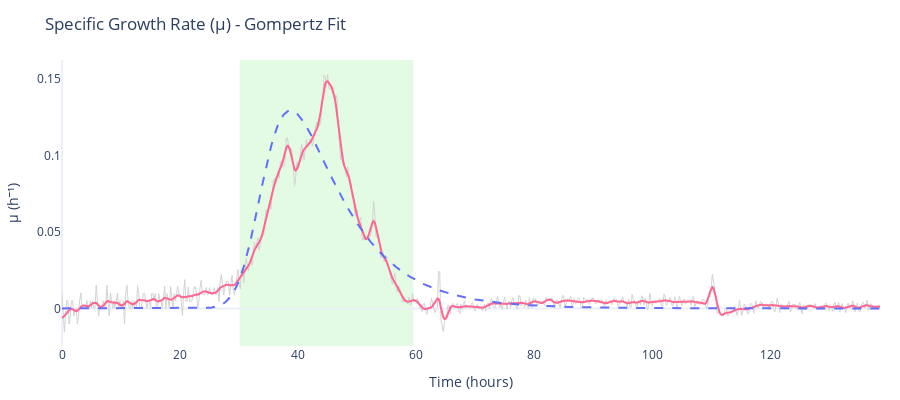

Notebook code for this chart:
### Markdown cell above
## Visualizing Instantaneous Growth Rates

The `plot_derivative_metric()` function lets you visualize how growth rate changes over time. This is useful for understanding growth dynamics and validating phase boundary detection.

### Two Metrics Available

1. **Specific Growth Rate (μ)**: `metric="mu"`
   - Defined as μ = (1/N) × dN/dt
   - Represents growth rate normalized by population size
   - Units: hour⁻¹ (for time in hours)
   - **This is the metric used to determine exponential phase boundaries**

2. **Absolute Growth Rate (dN/dt)**: `metric="dndt"`
   - Raw rate of OD change over time
   - Not normalized by population size
   - Units: OD/hour (for time in hours)

### Plot Components

Each plot shows three traces:
1. **Light grey line**: Metric calculated from raw, unsmoothed data (noisy)
2. **Red line**: Smoothed metric using Savitzky-Golay filtering (recommended for analysis)
3. **Dashed blue line**: Metric derived from the fitted model (if `fit_result` is provided)

### Phase Boundary Visualization

When you provide `phase_boundaries`, a shaded region shows the exponential phase. These boundaries are calculated based on the **specific growth rate (μ)**, specifically when μ crosses 15% of μ_max (default threshold).

**Why use μ instead of dN/dt for phase detection?**  
The specific growth rate μ normalizes by population size, making it more biologically meaningful. A small population growing quickly has a low dN/dt but high μ, while a large population growing slowly has high dN/dt but low μ.

### Code cell
# Plot the specific growth rate (μ) over time
# This shows how the population's growth rate (normalized by size) changes
fig_mu = gc.plot.plot_derivative_metric(
    time,
    data,
    metric="mu",  # Specific growth rate: μ = (1/N) × dN/dt
    fit_result=gompertz_fit,  # Include model-derived μ curve
    phase_boundaries=(
        gompertz_stats["exp_phase_start"],
        gompertz_stats["exp_phase_end"],
    ),
    title="Specific Growth Rate (μ) - Gompertz Fit",
)

fig_mu.show()

### Figure 1 — Plotly figure (JSON) as saved in the notebook; plotly's stock layout.template omitted (floating-point values rounded to 4 significant figures; data arrays with more than 128 entries replaced by an {"elided": "..."} marker saying what was removed)
{"data": [{"hovertemplate": "Time=%{x:.2f}<br>μ (raw)=%{y:.4f}<extra></extra>", "line": {"color": "lightgrey", "width": 1}, "mode": "lines", "name": "Raw", "showlegend": false, "type": "scatter", "x": {"elided": "694 float values"}, "y": {"elided": "694 float values"}}, {"hovertemplate": ["Time=%{x:.2f}<br>μ (smoothed)=%{y:.4f}<extra></extra>"], "line": {"color": "#FF6692", "width": 2}, "mode": "lines", "name": "Smoothed", "showlegend": false, "type": "scatter", "x": {"elided": "694 float values"}, "y": {"elided": "694 float values"}}, {"hovertemplate": "Time=%{x:.2f}<br>μ (fitted)=%{y:.4f}<extra></extra>", "line": {"color": "#636EFA", "dash": "dash", "width": 2}, "mode": "lines", "name": "Fitted", "showlegend": false, "type": "scatter", "x": {"elided": "694 float values"}, "y": {"elided": "694 float values"}}], "layout": {"height": 400, "margin": {"b": 40, "l": 40, "r": 20, "t": 60}, "paper_bgcolor": "white", "plot_bgcolor": "white", "shapes": [{"fillcolor": "lightgreen", "layer": "below", "line": {"width": 0}, "opacity": 0.25, "type": "rect", "x0": 30.1, "x1": 59.56, "xref": "x", "y0": 0, "y1": 1, "yref": "y domain"}], "showlegend": false, "title": {"text": "Specific Growth Rate (μ) - Gompertz Fit"}, "xaxis": {"range": [0, 138.6], "showgrid": false, "title": {"text": "Time (hours)"}}, "yaxis": {"showgrid": false, "title": {"text": "μ (h⁻¹)"}}}}
